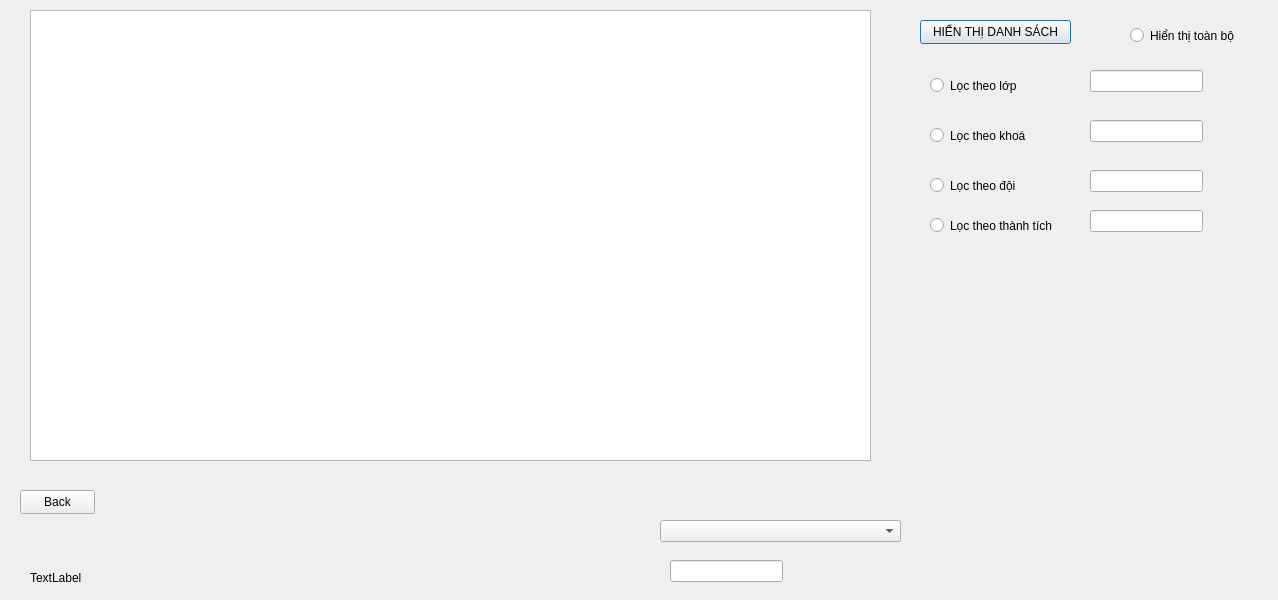
<?xml version="1.0" encoding="UTF-8"?>
<ui version="4.0">
 <class>StudentInfo</class>
 <widget class="QDialog" name="StudentInfo">
  <property name="geometry">
   <rect>
    <x>0</x>
    <y>0</y>
    <width>1278</width>
    <height>600</height>
   </rect>
  </property>
  <property name="windowTitle">
   <string>Dialog</string>
  </property>
  <widget class="QTableView" name="tableView">
   <property name="geometry">
    <rect>
     <x>30</x>
     <y>10</y>
     <width>841</width>
     <height>451</height>
    </rect>
   </property>
  </widget>
  <widget class="QPushButton" name="pushButton">
   <property name="geometry">
    <rect>
     <x>920</x>
     <y>20</y>
     <width>151</width>
     <height>24</height>
    </rect>
   </property>
   <property name="text">
    <string>HIỂN THỊ DANH SÁCH</string>
   </property>
  </widget>
  <widget class="QLabel" name="label">
   <property name="geometry">
    <rect>
     <x>30</x>
     <y>570</y>
     <width>131</width>
     <height>16</height>
    </rect>
   </property>
   <property name="text">
    <string>TextLabel</string>
   </property>
  </widget>
  <widget class="QPushButton" name="pushButton_2">
   <property name="geometry">
    <rect>
     <x>20</x>
     <y>490</y>
     <width>75</width>
     <height>24</height>
    </rect>
   </property>
   <property name="text">
    <string>Back</string>
   </property>
  </widget>
  <widget class="QRadioButton" name="Lop">
   <property name="geometry">
    <rect>
     <x>930</x>
     <y>70</y>
     <width>89</width>
     <height>31</height>
    </rect>
   </property>
   <property name="text">
    <string>Lọc theo lớp</string>
   </property>
  </widget>
  <widget class="QRadioButton" name="grade">
   <property name="geometry">
    <rect>
     <x>930</x>
     <y>120</y>
     <width>101</width>
     <height>31</height>
    </rect>
   </property>
   <property name="text">
    <string>Lọc theo khoá</string>
   </property>
  </widget>
  <widget class="QRadioButton" name="team">
   <property name="geometry">
    <rect>
     <x>930</x>
     <y>170</y>
     <width>91</width>
     <height>31</height>
    </rect>
   </property>
   <property name="text">
    <string>Lọc theo đội</string>
   </property>
  </widget>
  <widget class="QRadioButton" name="achive">
   <property name="geometry">
    <rect>
     <x>930</x>
     <y>210</y>
     <width>131</width>
     <height>31</height>
    </rect>
   </property>
   <property name="text">
    <string>Lọc theo thành tích</string>
   </property>
  </widget>
  <widget class="QRadioButton" name="all">
   <property name="geometry">
    <rect>
     <x>1130</x>
     <y>20</y>
     <width>111</width>
     <height>31</height>
    </rect>
   </property>
   <property name="text">
    <string>Hiển thị toàn bộ</string>
   </property>
  </widget>
  <widget class="QLineEdit" name="lop">
   <property name="geometry">
    <rect>
     <x>1090</x>
     <y>70</y>
     <width>113</width>
     <height>22</height>
    </rect>
   </property>
  </widget>
  <widget class="QLineEdit" name="khoa">
   <property name="geometry">
    <rect>
     <x>1090</x>
     <y>120</y>
     <width>113</width>
     <height>22</height>
    </rect>
   </property>
  </widget>
  <widget class="QLineEdit" name="team_2">
   <property name="geometry">
    <rect>
     <x>1090</x>
     <y>170</y>
     <width>113</width>
     <height>22</height>
    </rect>
   </property>
  </widget>
  <widget class="QLineEdit" name="achivem">
   <property name="geometry">
    <rect>
     <x>1090</x>
     <y>210</y>
     <width>113</width>
     <height>22</height>
    </rect>
   </property>
  </widget>
  <widget class="QComboBox" name="comboBox">
   <property name="geometry">
    <rect>
     <x>660</x>
     <y>520</y>
     <width>241</width>
     <height>22</height>
    </rect>
   </property>
  </widget>
  <widget class="QLineEdit" name="lineEdit">
   <property name="geometry">
    <rect>
     <x>670</x>
     <y>560</y>
     <width>113</width>
     <height>22</height>
    </rect>
   </property>
  </widget>
  <zorder>tableView</zorder>
  <zorder>pushButton</zorder>
  <zorder>label</zorder>
  <zorder>pushButton_2</zorder>
  <zorder>Lop</zorder>
  <zorder>grade</zorder>
  <zorder>team</zorder>
  <zorder>achive</zorder>
  <zorder>all</zorder>
  <zorder>lop</zorder>
  <zorder>khoa</zorder>
  <zorder>team_2</zorder>
  <zorder>achivem</zorder>
  <zorder>lineEdit</zorder>
  <zorder>comboBox</zorder>
 </widget>
 <resources/>
 <connections/>
</ui>
